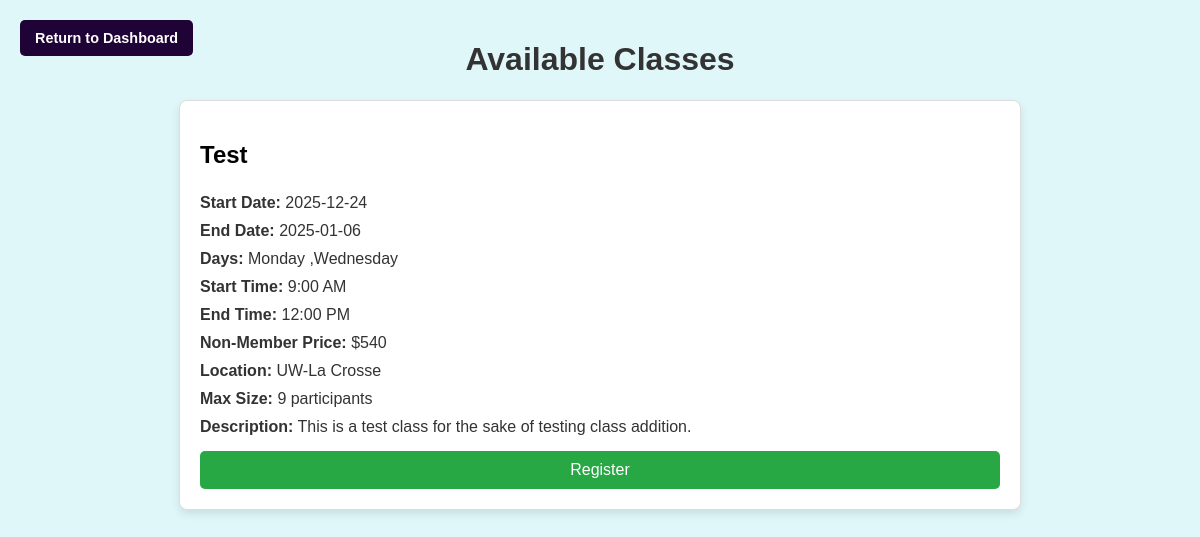
/register_classes.php, run on an earlier commit of the app's database.
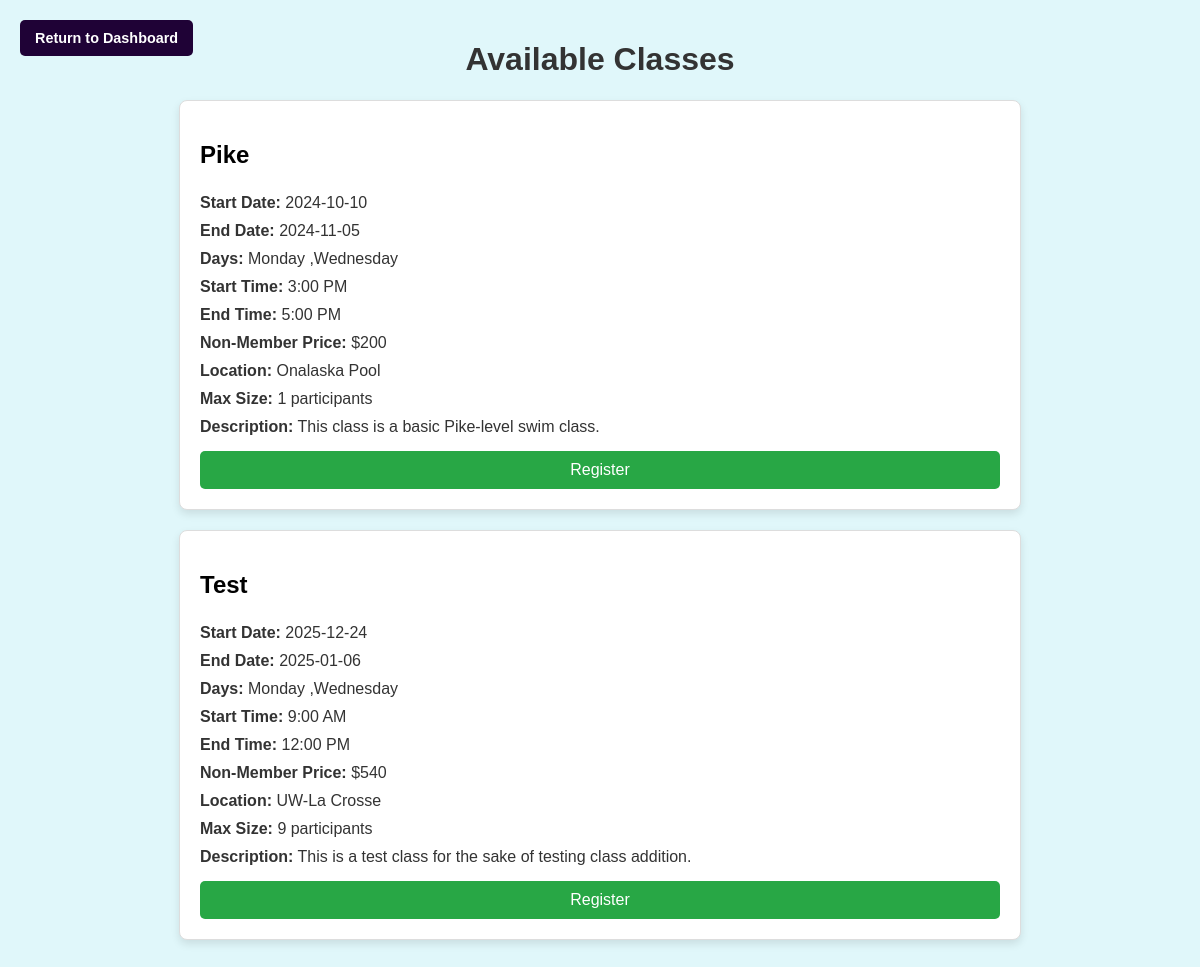
And on a later commit of the database.
### tables this page shows
CREATE TABLE Classes (ClassID INTEGER PRIMARY KEY AUTOINCREMENT NOT NULL UNIQUE, Name TEXT NOT NULL, StartDate TEXT NOT NULL, EndDate TEXT NOT NULL, Days TEXT NOT NULL, StartTime TEXT NOT NULL, EndTime TEXT NOT NULL, Price INTEGER NOT NULL, MemPrice INTEGER NOT NULL, Location TEXT NOT NULL, Style TEXT, MaxSize INTEGER, Description TEXT NOT NULL, Prerequisites TEXT);

### register_classes.php (the view, shortened to what this page needs)
<?php
include 'db_connection.php';
$role = $_SESSION['Role'];
$class_list = $pdo->query("
    SELECT ClassID, Name, StartDate, EndDate, Days, StartTime, EndTime, Price, MemPrice, Location, MaxSize, Description
    FROM Classes
    ORDER BY Name ASC
");
$classes = $class_list->fetchAll(PDO::FETCH_ASSOC);
?>
<!DOCTYPE html>
<html lang="en">
<head>
</head>
<body>
    <a href="dashboard.php" class="dashboard-button">Return to Dashboard</a>
    <h1>Available Classes</h1>
    <div class="classes-container">
        <?php foreach ($classes as $class): ?>
            <div class="class-container">
                <h2><?php echo htmlspecialchars($class['Name']); ?></h2>
                <p class="class-details"><strong>Start Date:</strong> <?php echo htmlspecialchars($class['StartDate']); ?></p>
                <p class="class-details"><strong>End Date:</strong> <?php echo htmlspecialchars($class['EndDate']); ?></p>
                <p class="class-details"><strong>Days:</strong> <?php echo htmlspecialchars($class['Days']); ?></p>
                <p class="class-details"><strong>Start Time:</strong> <?php echo htmlspecialchars($class['StartTime']); ?></p>
                <p class="class-details"><strong>End Time:</strong> <?php echo htmlspecialchars($class['EndTime']); ?></p>
                <?php if ($role == 'MEM'): ?>
                    <p class="class-details"><strong>Member Price:</strong> $<?php echo htmlspecialchars($class['MemPrice']); ?></p>
                <?php else: ?>
                    <p class="class-details"><strong>Non-Member Price:</strong> $<?php echo htmlspecialchars($class['Price']); ?></p>
                <?php endif; ?>
                <p class="class-details"><strong>Location:</strong> <?php echo htmlspecialchars($class['Location']); ?></p>
                <p class="class-details"><strong>Max Size:</strong> <?php echo htmlspecialchars($class['MaxSize']); ?> participants</p>
                <p class="class-details"><strong>Description:</strong> <?php echo htmlspecialchars($class['Description']); ?></p>
                <form action="process_registration.php" method="POST">
                    <input type="submit" value="Register" class="register-button">
                </form>
            </div>
        <?php endforeach; ?>
    </div>
</body>
</html>

### register_classes.php (style rules this page uses)
body { background-color: #e0f7fa; font-family: Arial, sans-serif; margin: 0; padding: 20px; display: flex; justify-content: center; align-items: flex-start; flex-direction: column; }
h1 { text-align: center; color: #333; width: 100%; }
.classes-container { display: flex; flex-direction: column; align-items: center; width: 100%; max-width: 800px; margin: 0 auto; }
.class-container { width: 100%; margin-bottom: 20px; padding: 20px; border: 1px solid #ddd; border-radius: 8px; background-color: #ffffff; box-shadow: 0px 4px 8px rgba(0, 0, 0, 0.1); }
.class-details { margin: 0; padding: 5px 0; color: #333; }
.register-button { margin-top: 10px; padding: 10px 15px; background-color: #28a745; color: #fff; border: none; border-radius: 5px; cursor: pointer; width: 100%; font-size: 1rem; }
.dashboard-button { position: fixed; top: 20px; left: 20px; padding: 10px 15px; background-color: #1f0236; color: #fff; border: none; border-radius: 5px; font-size: 0.9rem; text-decoration: none; font-weight: bold; transition: background-color 0.3s; }

What changed in the data, as far as the page shows it:
added classes: Name "Pike", StartDate "2024-10-10", EndDate "2024-11-05", Days "Monday ,Wednesday", StartTime "3:00 PM", EndTime "5:00 PM", Price "200", Location "Onalaska Pool", MaxSize "1", Description "This class is a basic Pike-level swim class."
